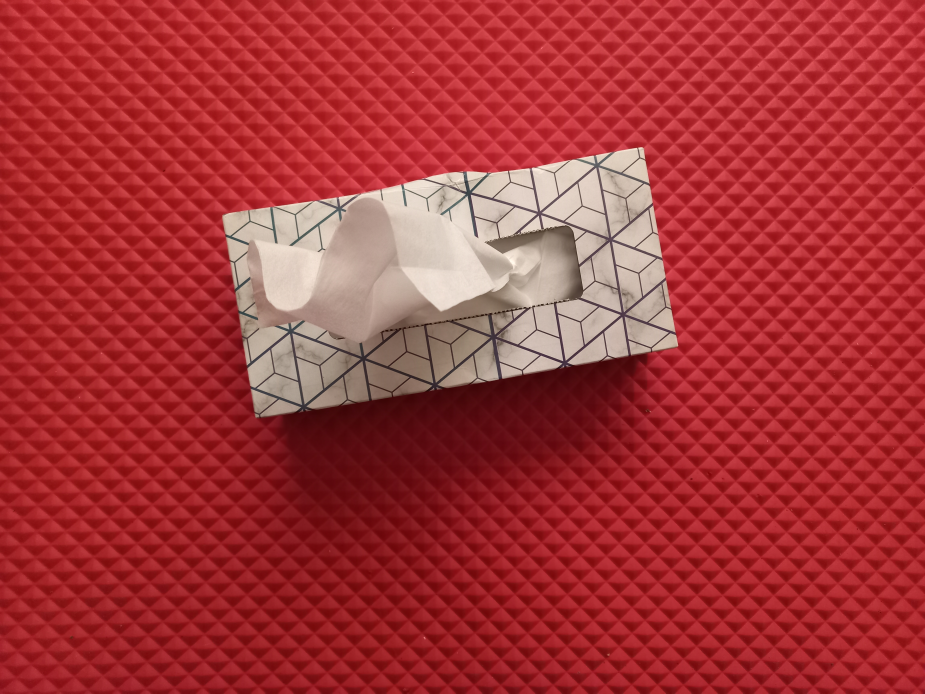
#> input picture morfologia_matematica/cosa.jpg, 4624 x 3468 px, given in place of Pose.jpg, which was not available (shown at 1/5 size)
$ jupyter execute --allow-errors dilatacion_erosion.ipynb
#> lines starting #> are read from the running program, lines starting #| are printed output that depends on the picture; pictures that were not available may be replaced by others from this repository, and a replacement may not be noted
[cell 1]
from PIL import Image, ImageFilter
from numpy import array
#import numpy as np
import matplotlib.pyplot as plt

[cell 2]
def con_or(imagen,ker):
    roja=imagen.getchannel("R")
    verde=imagen.getchannel("G")
    azul=imagen.getchannel("B")
    #Se pasa a matriz
    mat=array(imagen)
    arr_r=array(roja)
    arr_g=array(verde)
    arr_b=array(azul)

    cerrar2=(mat|ker|ker)&ker&ker
    final=Image.fromarray(cerrar2)
    final.show()
    """
    ancho=imagen.size[0]
    alto=imagen.size[1]
    for x in range(imagen.size[0]):
        for y in range(imagen.size[1]):
            for x2 in range(3):
                for y2 in range(3):
                    if(x>1 and x<ancho-1 and y>1 and y<alto-1):
                        convolucion_r[x,y] = (mat[x,y] | ker[x2,y2] | ker[x2,y2] ) & ker[x2,y2] & ker[x2,y2]
                        convolucion_g[x,y] = (mat[x,y] | ker[x2,y2] | ker[x2,y2] ) & ker[x2,y2] & ker[x2,y2]
                        convolucion_b[x,y] = (mat[x,y] | ker[x2,y2] | ker[x2,y2] ) & ker[x2,y2] & ker[x2,y2]

    final=Image.fromarray(r)
    return  final"""

[cell 3]
#def con_and():
#Se suben imagenes
yo=Image.open("Pose.jpg")
#> yo is the input picture: PIL image 4624x3468 RGB; mean R, G, B 166.1, 53.7, 56.3
fondo=Image.open("Fondo.jpg")
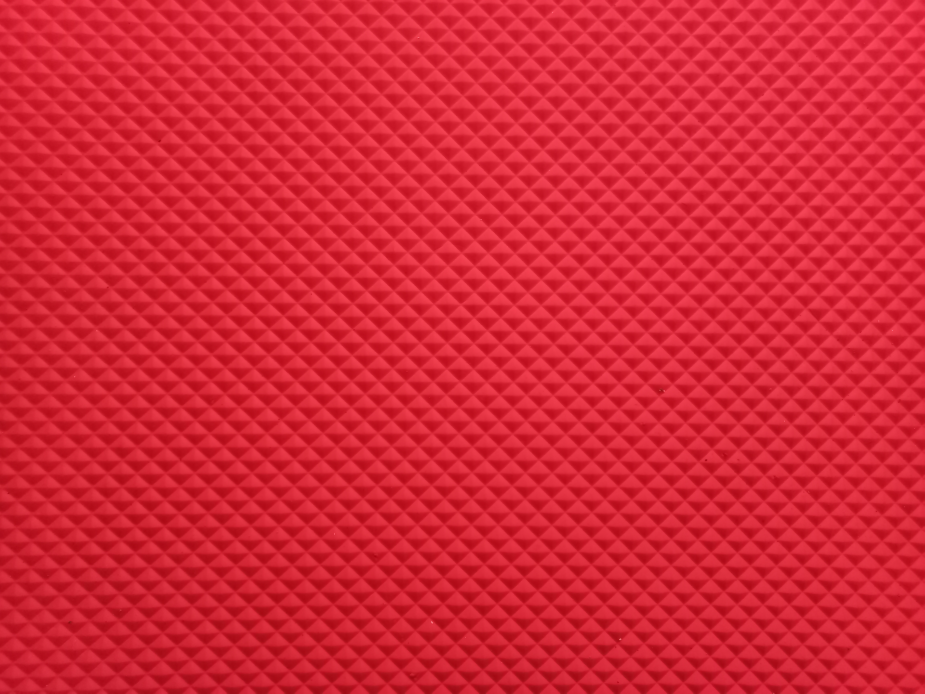
#> input picture morfologia_matematica/fondo.jpg, 4624 x 3468 px, found by its file name (shown at 1/5 size)
#> fondo is the input picture: PIL image 4624x3468 RGB; mean R, G, B 212.9, 37.9, 54
#Se cambian de tamaño
ancho=320
alto=240
yo=yo.resize((ancho, alto))
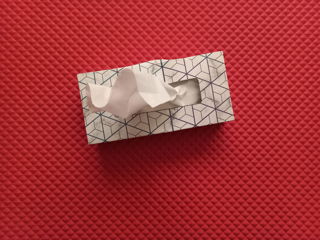
#> yo: PIL image 320x240 RGB; mean R, G, B 166.1, 53.7, 56.3
fondo=fondo.resize((ancho, alto))
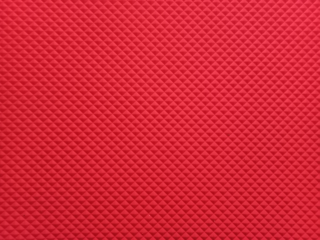
#> fondo: PIL image 320x240 RGB; mean R, G, B 212.9, 37.9, 54
#Se sacan canales rgb
#yo.show()
#Fondo
fondo_rojo=fondo.getchannel("R")
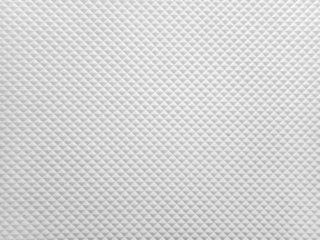
#> fondo_rojo: PIL image 320x240 L; min 158, max 251, mean 212.9
fondo_verde=fondo.getchannel("G")
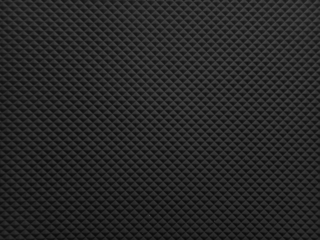
#> fondo_verde: PIL image 320x240 L; min 9, max 71, mean 37.9
fondo_azul=fondo.getchannel("B")
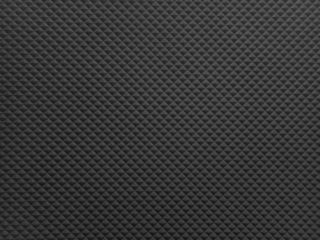
#> fondo_azul: PIL image 320x240 L; min 18, max 93, mean 54
#Yo
yo_rojo=yo.getchannel("R")
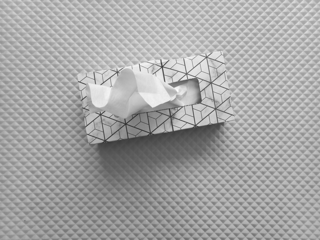
#> yo_rojo: PIL image 320x240 L; min 47, max 255, mean 166.1
yo_verde=yo.getchannel("G")
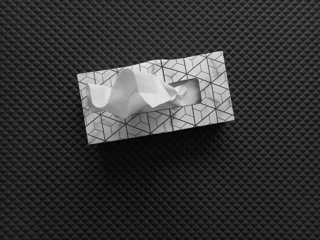
#> yo_verde: PIL image 320x240 L; min 0, max 248, mean 53.7
yo_azul=yo.getchannel("B")
#Se hace una nueva imagen
tercera=fondo
#Se le sancan arreglos
ar_f_r=array(fondo_rojo)
ar_f_g=array(fondo_verde)
ar_f_b=array(fondo_azul)

ar_y_r=array(yo_rojo)
ar_y_g=array(yo_verde)
ar_y_b=array(yo_azul)

#> (a cell that did not finish here is left out)

[cell 5]
#Inicia todo el pedo........................................................-------------------------------------------
ker=[[1,1,1],[1,1,1],[1,1,1]]
ker2=Image.open("niga.jpg")
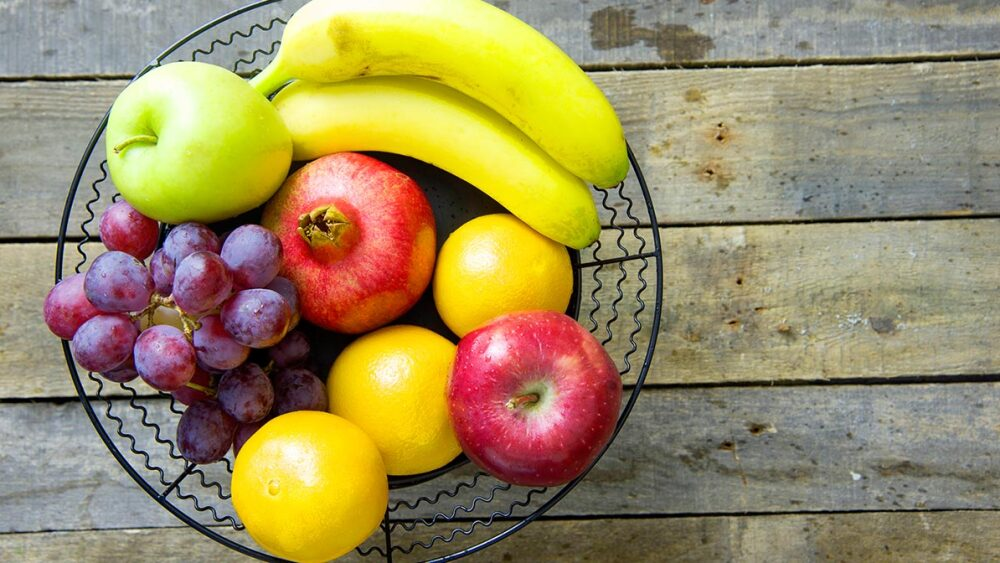
#> input picture morfologia_matematica/frutero.jpg, 1000 x 563 px, given in place of niga.jpg, which was not available
#> ker2 is the input picture: PIL image 1000x563 RGB; mean R, G, B 156.6, 140.3, 95.2
ker2.show()
ker3=array(ker2)
"""
for x in range(tercera.size[0]):
    for y in range(tercera.size[1]):"""
#
#> (the rest of this cell did not finish here and is left out)
